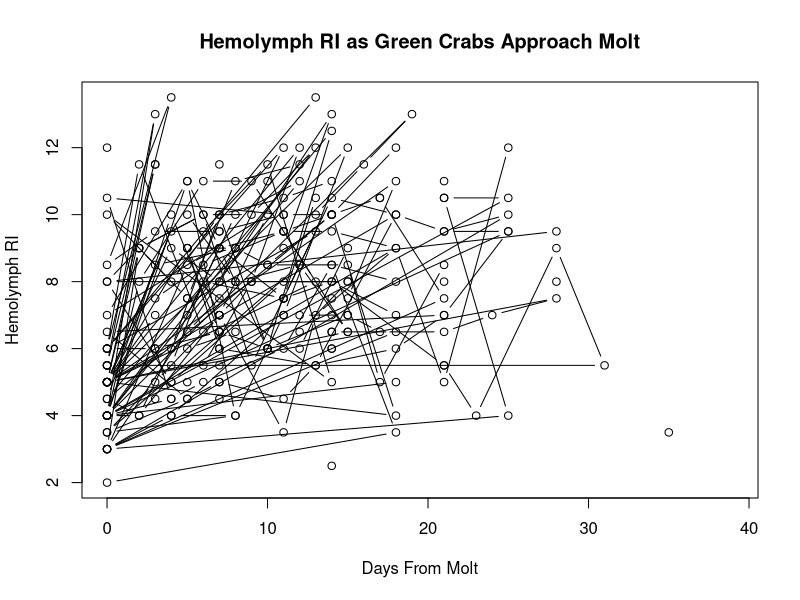

Write R code to recreate this figure. (Note: this script raises an error after producing the figure.)
## ---- chunk 1

molt_dat_fin <- read.csv("../data/wl_cml_molt_dat_final.csv")

molt_dat_fin$hemo_ri <- as.numeric(molt_dat_fin$hemo_ri)
molt_dat_fin$days_from_molt <- as.numeric(molt_dat_fin$days_from_molt)

pre_post_dat <- read.csv("../data/wl_cml_pre_post_ttest.csv")

library(dplyr)
library(car)
library(ggplot2)
# load relevant libraries for stats analysis
## ---- chunk 2
# most updated

plot(hemo_ri ~ days_from_molt, data = molt_dat_fin,
     main = "Hemolymph RI as Green Crabs Approach Molt",
     xlab = "Days From Molt", 
     ylab = "Hemolymph RI",
     type = "b")
abline(lm (hemo_ri ~ days_from_molt, data = molt_dat), col = 4, lwd = 3)

## ---- chunk 3

# upd data
molt_dat_fin %>% 
        # pipes molt data into ggplot
  ggplot(aes(x = days_from_molt, y = hemo_ri)) + 
        # populates plot with hemo ri info and defines color with crab ID
    geom_point() + geom_smooth(method=lm) + 
        # specifies type of plot -- linear model with confidence int
        scale_x_reverse() + 
        # reverses x axis so information counts down to molt
        xlab("Days from molt") + 
        ylab ("Hemolymph RI") +
        ggtitle("Hemolymph RI as green crabs approach molt (57 crabs)")
        # renames x and y labels and title


## ---- chunk 4

# WL CML 2022 data

ri_mod_fin <- lm(hemo_ri ~ days_from_molt, data = molt_dat_fin)
summary(ri_mod_fin)
anova(ri_mod_fin)
car::Anova(ri_mod_fin, type = 3)

# linear models for significance testing 
# r square of 0.04 -- no corellation

## ---- chunk 5

# WL CML Final 2022 data

plot(hemo_color ~ days_from_molt, data = molt_dat_fin,
     main = "Hemolymph Color as Green Crabs Approach Molt (n=13)",
     xlab = "Days From Molt", 
     ylab = "Hemolymph Color")
abline(lm (hemo_color ~ days_from_molt, data = molt_dat), col = 4, lwd = 3)


boxplot(days_from_molt ~ hemo_color, data = molt_dat_fin)

## ---- chunk 6

boxplot(hemo_ri ~ pre_post, data = molt_dat_fin, 
        main = "Hemolymph Protein Before and After molt",
        xlab = "Pre- vs. Post- Molt",
        ylab = "Hemolymph Protein",
        col= c('steelblue4', 'plum'))

## ---- chunk 7

t.test(hemo_ri ~ pre_post, data = pre_post_dat, paired = TRUE, alternative = "two.sided")

## ---- chunk 8

log_model = glm(log(hemo_ri) ~ log(days_from_molt), family = binomial,
                    data = molt_dat_fin)
plot(log_model)

